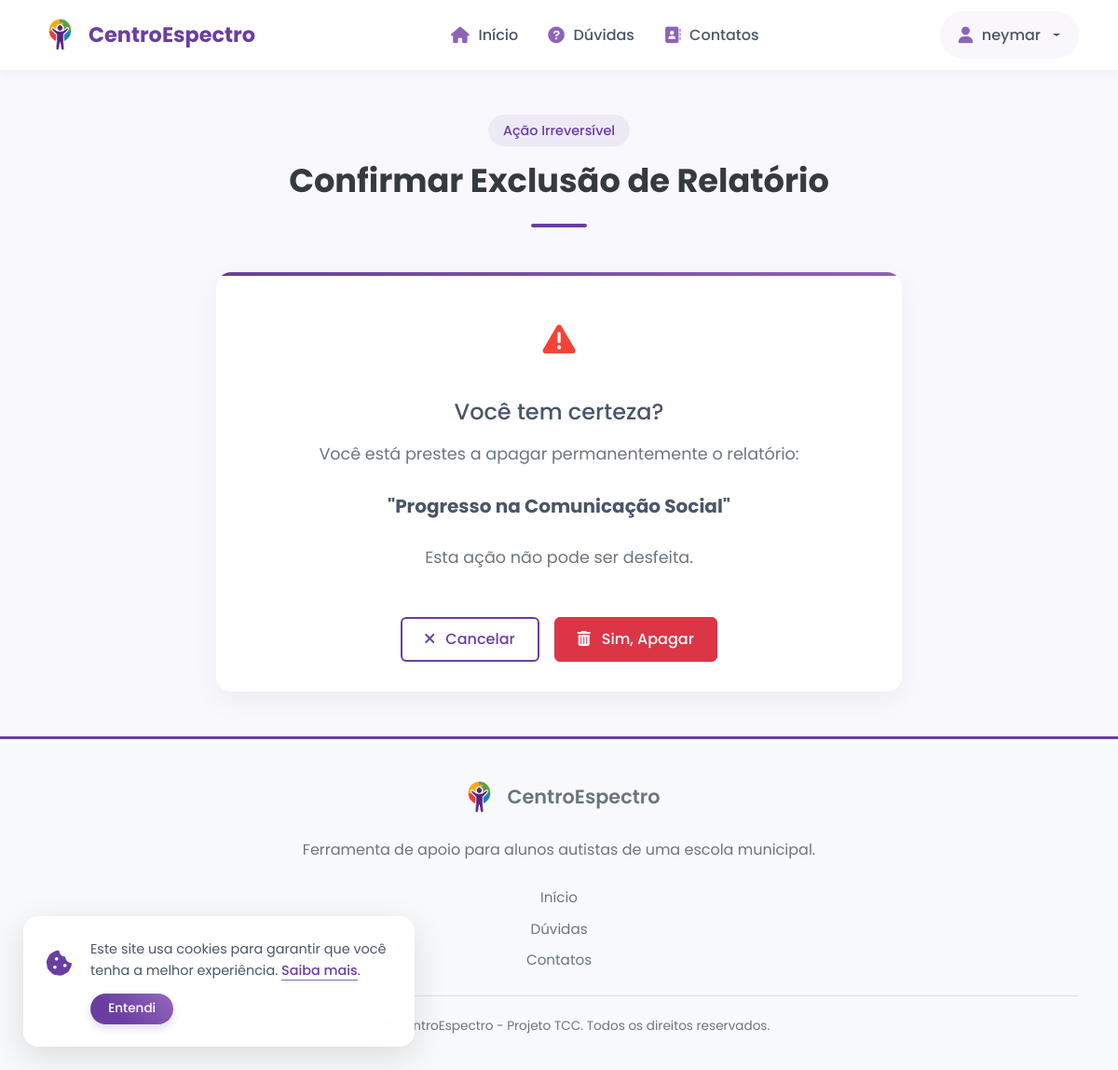
/professor/relatorio/1/apagar/ (signed in), run on the app's committed database.
### core/models.py (models this page shows, shortened)
class CustomUser(AbstractUser):  # Altere a herança
    is_admin = models.BooleanField(default=False)
    is_professor = models.BooleanField('É professor?', default=False)
    class Meta:
        verbose_name = 'Usuário'
        verbose_name_plural = 'Usuários'

class RelatorioDesempenho(models.Model):
    aluno = models.ForeignKey(Aluno, on_delete=models.CASCADE, related_name='relatorios', verbose_name='Aluno')
    professor = models.ForeignKey(CustomUser, on_delete=models.SET_NULL, null=True, related_name='relatorios_criados', verbose_name='Professor')
    titulo = models.CharField(max_length=200, verbose_name='Título do Relatório')
    relato = models.TextField(verbose_name='Relato de Desempenho')
    data_relatorio = models.DateTimeField(auto_now_add=True, verbose_name='Data do Relatório')
    class Meta:
        verbose_name = 'Relatório de Desempenho'
        verbose_name_plural = 'Relatórios de Desempenho'
        ordering = ['-data_relatorio']

### core/views.py (the view)
# urls.py: path('professor/relatorio/<int:relatorio_id>/apagar/', views.apagar_relatorio, name='apagar_relatorio'),
@login_required
@user_passes_test(is_professor, login_url='/login/', redirect_field_name=None)
def apagar_relatorio(request, relatorio_id):
    relatorio = get_object_or_404(RelatorioDesempenho, id=relatorio_id)
    aluno = relatorio.aluno
    if relatorio.professor != request.user:
        messages.error(request, 'Você não tem permissão para apagar este relatório.')
        return redirect('detalhes_aluno', aluno_id=aluno.id)
    if request.method == 'POST':
        relatorio.delete()
        messages.success(request, 'Relatório apagado com sucesso.')
        return redirect('detalhes_aluno', aluno_id=aluno.id)
    context = {
        'title': 'Confirmar Exclusão',
        'relatorio': relatorio,
        'aluno': aluno
    }
    return render(request, 'core/auth/apagar_relatorio_confirm.html', context)

### core/views.py (called while the page is built)
def is_professor(user):
    return user.is_authenticated and getattr(user, 'is_professor', False)

### core/templates/core/auth/apagar_relatorio_confirm.html (shortened to what this page needs)
{% extends 'base.html' %}
{% load static %}
{% block content %}
<section class="container py-5 animate-fade-up">
    <div class="section-header text-center mb-5">
        <span class="section-subtitle">Ação Irreversível</span>
        <h1 class="section-title">Confirmar Exclusão de Relatório</h1>
        <div class="section-divider"></div>
    </div>
    <div class="row justify-content-center">
        <div class="col-lg-8">
            <div class="feature-card text-center">
                <div class="feature-icon mb-4" style="width: 80px; height: 80px; font-size: 2.2rem; background-color: var(--danger-light); color: var(--danger);">
                    <i class="fas fa-exclamation-triangle"></i>
                </div>
                <h4 class="mb-3">Você tem certeza?</h4>
                <p class="section-description">
                    Você está prestes a apagar permanentemente o relatório:
                </p>
                <p class="fw-bold fs-5 my-4">"{{ relatorio.titulo }}"</p>
                <p class="section-description">
                    Esta ação não pode ser desfeita.
                </p>
                <form method="POST">
                    <div class="d-flex justify-content-center mt-5">
                        <a href="{% url 'detalhes_aluno' aluno.id %}" class="btn btn-outline-primary btn-lg me-3">
                            <i class="fas fa-times me-2"></i> Cancelar
                        </a>
                        <button type="submit" class="btn btn-danger btn-lg">
                            <i class="fas fa-trash-alt me-2"></i> Sim, Apagar
                        </button>
                    </div>
                </form>
            </div>
        </div>
    </div>
</section>
{% endblock %}

### core/templates/base.html (shortened to what this page needs)
<!DOCTYPE html>
<html lang="pt-br">
<head>
    {% load static %}
    <link rel="stylesheet" href="https://cdn.jsdelivr.net/npm/bootstrap@5.1.3/dist/css/bootstrap.min.css" />
    <link rel="stylesheet" href="https://cdnjs.cloudflare.com/ajax/libs/font-awesome/6.0.0/css/all.min.css" />
    <link rel="stylesheet" href="https://cdnjs.cloudflare.com/ajax/libs/animate.css/4.1.1/animate.min.css" />
    <link rel="stylesheet" href="{% static 'css/site.css' %}" />
</head>
<body>
    <header>
        <nav class="navbar navbar-expand-lg navbar-light sticky-top">
            <div class="container">
                <a class="navbar-brand d-flex align-items-center" href="{% url 'index' %}">
                    <img src="{% static 'img/favicon.png' %}" alt="Logo CentroEspectro" class="logo-img">
                    <span>CentroEspectro</span>
                </a>
                <div class="collapse navbar-collapse" id="navbarNav">
                    <ul class="navbar-nav mx-auto">
                        <li class="nav-item"><a class="nav-link {% if request.resolver_match.url_name == 'index' %}active{% endif %}" href="{% url 'index' %}"><i class="fas fa-home nav-icon"></i>Início</a></li>
                        <li class="nav-item"><a class="nav-link {% if request.resolver_match.url_name == 'duvidas' %}active{% endif %}" href="{% url 'duvidas' %}"><i class="fas fa-question-circle nav-icon"></i>Dúvidas</a></li>
                        <li class="nav-item"><a class="nav-link {% if request.resolver_match.url_name == 'contatos' %}active{% endif %}" href="{% url 'contatos' %}"><i class="fas fa-address-book nav-icon"></i>Contatos</a></li>
                    </ul>
                    <ul class="navbar-nav">
                        {% if user.is_authenticated %}
                        <li class="nav-item dropdown">
                            <a class="nav-link dropdown-toggle" href="#" id="userDropdown" role="button" data-bs-toggle="dropdown" aria-expanded="false">
                                <i class="fas fa-user nav-icon"></i>{{ user.username }}
                            </a>
                        </li>
                        {% endif %}
                    </ul>
                </div>
            </div>
        </nav>
    </header>
    <main role="main">
        {% block content %}{% endblock %}
    </main>
    <div id="cookie-banner">
        <div class="cookie-icon">
            <i class="fas fa-cookie-bite"></i>
        </div>
        <div class="cookie-content">
            <p class="cookie-text mb-2">
                Este site usa cookies para garantir que você tenha a melhor experiência.
                <a href="#">Saiba mais</a>.
            </p>
            <button id="cookie-accept-btn" class="btn btn-primary btn-sm">Entendi</button>
        </div>
    </div>
    <footer class="footer">
        <div class="container">
            <div class="footer-content">
                <div class="footer-logo">
                    <img src="{% static 'img/favicon.png' %}" alt="Logo CentroEspectro" class="logo-img">
                    <span>CentroEspectro</span>
                </div>
                <p class="footer-description">Ferramenta de apoio para alunos autistas de uma escola municipal.</p>
                <div class="footer-links">
                    <a href="{% url 'index' %}">Início</a>
                    <a href="{% url 'duvidas' %}">Dúvidas</a>
                    <a href="{% url 'contatos' %}">Contatos</a>
                </div>
                <div class="footer-copyright">
                    <p>&copy; 2025 CentroEspectro - Projeto TCC. Todos os direitos reservados.</p>
                </div>
            </div>
        </div>
    </footer>
</body>
</html>

### static/css/site.css (style rules this page uses)
:root { --primary: #6a3ea1; --primary-dark: #5b2e92; --primary-light: #9a6dd7; --primary-very-light: #f3effa; --secondary: #3a86ff; --accent: #ffd60a; --success: #4caf50; --info: #2196f3; --warning: #ff9800; --danger: #f44336; --light: #f8f9fa; --dark: #343a40; --gray-100: #f8f9fa; --gray-200: #e9ecef; --gray-300: #dee2e6; --gray-400: #ced4da; --gray-500: #adb5bd; --gray-600: #6c757d; --gray-700: #495057; --gray-800: #343a40; --gray-900: #212529; --body-bg: #f9f9fd; --card-shadow: 0 10px 30px rgba(0, 0, 0, 0.05); --transition: all 0.3s ease; }
html { scroll-behavior: smooth; }
body { font-family: 'Poppins', sans-serif; background-color: var(--body-bg); color: var(--gray-700); line-height: 1.7; overflow-x: hidden; }
a { color: var(--primary); text-decoration: none; transition: var(--transition); }
.section-subtitle { display: inline-block; padding: 5px 16px; background-color: rgba(106, 62, 161, 0.08); color: var(--primary); border-radius: 50px; font-size: 0.9rem; font-weight: 500; margin-bottom: 1rem; }
.section-title { font-size: 2.2rem; font-weight: 700; color: var(--gray-800); margin-bottom: 1rem; }
.section-divider { height: 4px; width: 60px; background: var(--primary); margin: 1.5rem auto; border-radius: 2px; }
.section-header.text-center .section-divider { margin: 1.5rem auto; }
.section-description { font-size: 1.1rem; color: var(--gray-600); max-width: 800px; margin: 0 auto; }
.btn { border-radius: 50px; padding: 0.6rem 1.5rem; font-weight: 500; transition: var(--transition); position: relative; overflow: hidden; z-index: 1; }
.btn-lg { padding: 0.8rem 2rem; font-size: 1rem; }
.btn-primary { background: linear-gradient(45deg, var(--primary) 30%, var(--primary-light) 90%); border: none; color: white !important; box-shadow: 0 4px 10px rgba(106, 62, 161, 0.2); }
.btn-outline-primary { color: var(--primary); border: 2px solid var(--primary); background: transparent; }
.feature-card { background-color: white; border-radius: 16px; padding: 2rem; box-shadow: var(--card-shadow); height: 100%; transition: var(--transition); position: relative; overflow: hidden; z-index: 1; }
.feature-card::before { content: ''; position: absolute; top: 0; left: 0; width: 100%; height: 4px; background: linear-gradient(90deg, var(--primary) 0%, var(--primary-light) 100%); transition: var(--transition); }
.feature-icon { display: inline-flex; align-items: center; justify-content: center; width: 70px; height: 70px; font-size: 1.8rem; color: var(--primary); background-color: rgba(106, 62, 161, 0.1); border-radius: 50%; margin-bottom: 1.5rem; transition: var(--transition); }
.animate-fade-up { animation: fadeUp 0.8s ease-out forwards; opacity: 0; }
#cookie-banner { position: fixed; bottom: 25px; left: 25px; width: auto; max-width: 420px; background-color: rgba(255, 255, 255, 0.95); backdrop-filter: blur(10px); color: var(--gray-700); border-radius: 16px; padding: 1.5rem; box-shadow: 0 10px 35px rgba(0, 0, 0, 0.12); z-index: 1100; display: flex; align-items: flex-start; gap: 1.2rem; opacity: 0; transform: translateY(20px) scale(0.98); visibility: hidden; transition: all 0.5s cubic-bezier(0.16, 1, 0.3, 1); }
#cookie-banner.show { opacity: 1; transform: translateY(0) scale(1); visibility: visible; }
.cookie-icon { font-size: 1.8rem; color: var(--primary); margin-top: 3px; }
.cookie-content { flex: 1; }
.cookie-text { font-size: 0.9rem; line-height: 1.6; margin-bottom: 0.8rem !important; }
.cookie-text a { color: var(--primary); font-weight: 500; text-decoration: none; border-bottom: 1px solid var(--primary-light); }
#cookie-accept-btn { border-radius: 50px; padding: 0.4rem 1.2rem; font-size: 0.85rem; }

### data on the page
CustomUser: username "neymar"
RelatorioDesempenho: titulo "Progresso na Comunicação Social"
